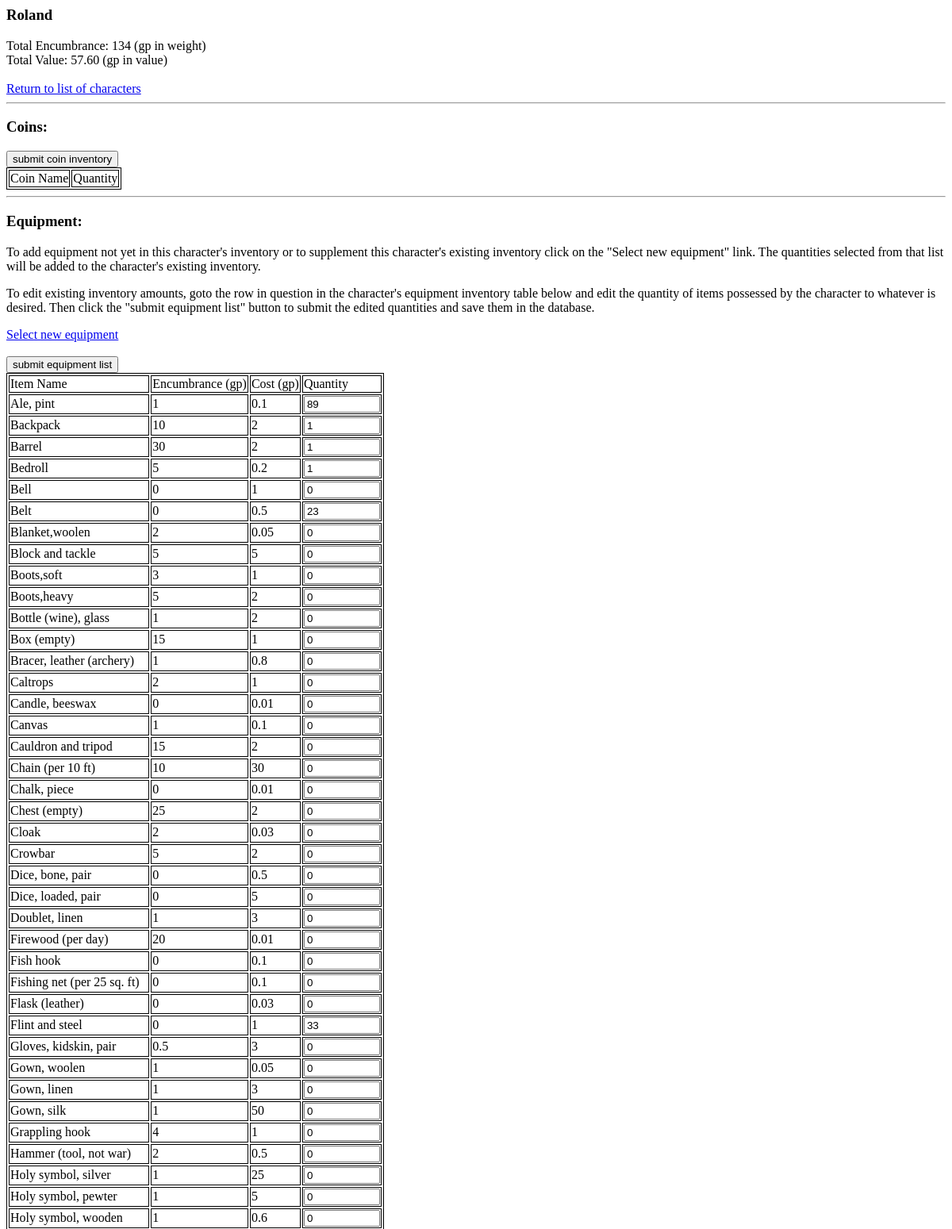
The page /osric_character_tools/equipcharacter.php?CharacterId=1 (upper part) on the database as committed earlier.
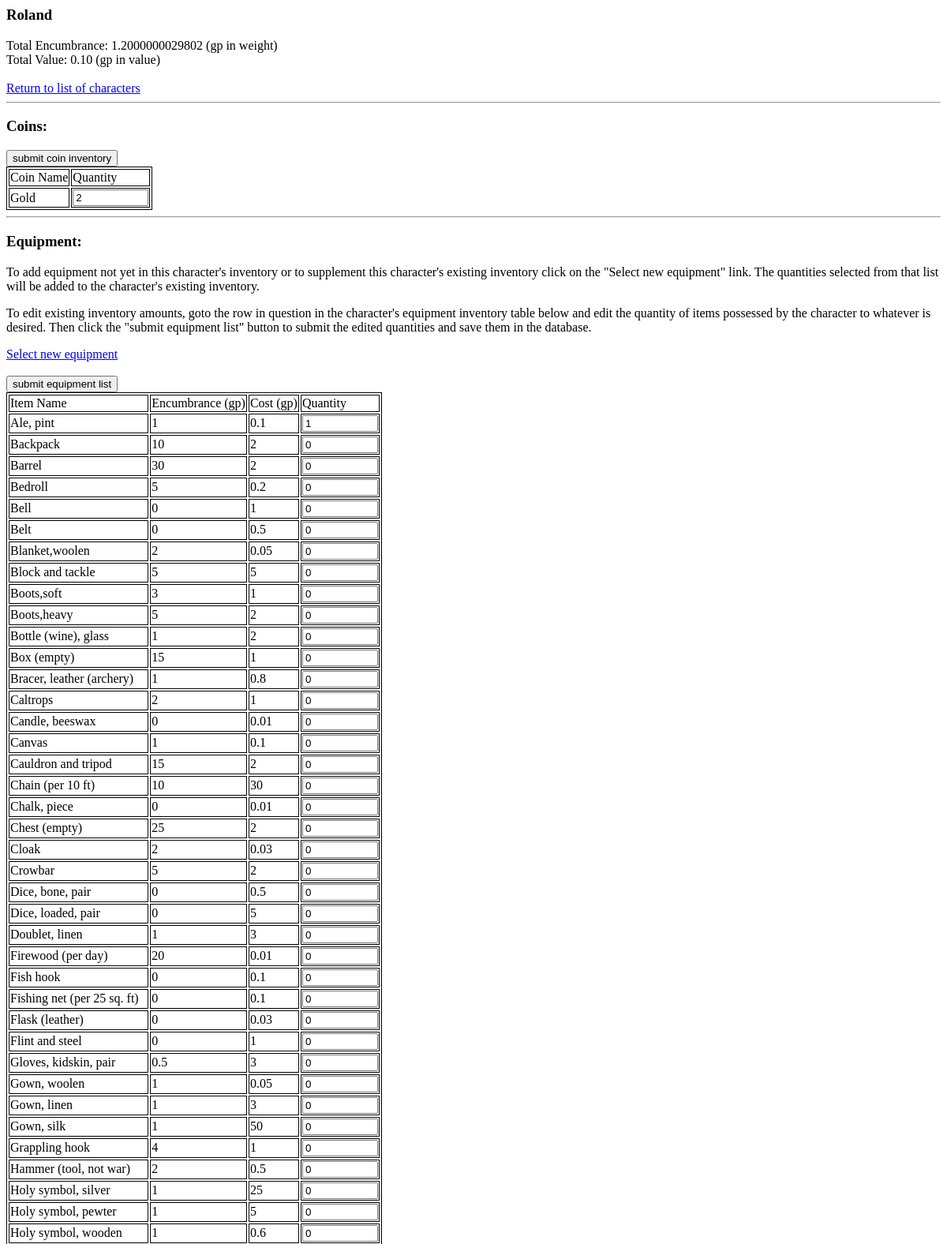
The same page on the database as committed later.
### tables this page shows
CREATE TABLE IF NOT EXISTS `character_items` (
  `CharacterId` bigint(20) NOT NULL,
  `ItemId` bigint(20) NOT NULL,
  `Quantity` int(11) NOT NULL,
  PRIMARY KEY (`CharacterId`,`ItemId`)
);

CREATE TABLE IF NOT EXISTS `items` (
  `ItemName` varchar(64) DEFAULT NULL,
  `ItemEncumbrance` float NOT NULL,
  `ItemCost` float NOT NULL,
  `ItemId` bigint(20) unsigned NOT NULL AUTO_INCREMENT,
  PRIMARY KEY (`ItemId`),
  UNIQUE KEY `ItemId` (`ItemId`)
);

CREATE TABLE IF NOT EXISTS `character_coins` (
  `CharacterId` bigint(20) NOT NULL,
  `CoinId` bigint(20) NOT NULL,
  `Quantity` int(11) NOT NULL,
  PRIMARY KEY (`CharacterId`,`CoinId`)
);

CREATE TABLE IF NOT EXISTS `coins` (
  `CoinId` bigint(20) unsigned NOT NULL AUTO_INCREMENT,
  `CoinName` varchar(16) NOT NULL,
  `CoinValueInGoldCoins` float NOT NULL,
  `CoinEncumbranceInLbs` float NOT NULL,
  PRIMARY KEY (`CoinId`),
  UNIQUE KEY `CoinId` (`CoinId`)
);

### osric_character_tools/inc/characterInventory.inc (called while the page is built, shortened)
<?php
function getTotalItemEncumbrance($cxn, $characterId)
{
	$query = "SELECT SUM(e.TotalItemEncumbrance) AS TotalEncumbrance FROM (SELECT (i.ItemEncumbrance * ci.Quantity) AS TotalItemEncumbrance FROM character_items ci INNER JOIN items i ON ci.ItemId = i.ItemId WHERE ci.CharacterId = '{$characterId}') AS e";
	$result = mysqli_query($cxn,$query) or die("Couldn't execute getTotalEncumbrance query.");
	$row = mysqli_fetch_assoc($result);
	return $row['TotalEncumbrance'];
}
function getTotalCoinEncumbrance($cxn, $characterId)
{
    $query = "SELECT SUM(e.TotalCoinEncumbrance) AS TotalEncumbrance FROM (SELECT (c.CoinEncumbranceInLbs * cc.Quantity) AS TotalCoinEncumbrance FROM character_coins cc INNER JOIN coins c ON cc.CoinId = c.CoinId WHERE cc.CharacterId = '{$characterId}') AS e";
    $result = mysqli_query($cxn,$query) or die("Couldn't execute getTotalCoinEncumbrance.");
    $row = mysqli_fetch_assoc($result);
    return $row['TotalEncumbrance'];
}
function getTotalCost($cxn, $characterId)
{
	$query = "SELECT SUM(e.TotalItemCost) AS TotalCost FROM (SELECT (ci.Quantity * i.ItemCost) AS TotalItemCost FROM character_items ci INNER JOIN items i ON ci.ItemId = i.ItemId WHERE ci.CharacterId = '{$characterId}') AS e";
	$result = mysqli_query($cxn,$query) or die("Couldn't execute getTotalCost query.");
	$row = mysqli_fetch_assoc($result);
	return $row['TotalCost'];
}
?>

### osric_character_tools/equipcharacter.php (the view, shortened to what the changed rows need)
<?php
include("./inc/misc.inc");
include("./inc/characterInventory.inc");
$characterId = $_REQUEST['CharacterId'];
$cxn = mysqli_connect($host,$user,$passwd,$dbname) or die("Couldn't connect to server");
$character = getCharacter($cxn,$characterId);
$characterName = $character['CharacterName'];
$totalItemEncumbrance = getTotalItemEncumbrance($cxn,$characterId);
$totalCoinEncumbrance = getTotalCoinEncumbrance($cxn,$characterId);
$totalEncumbrance = $totalItemEncumbrance + $totalCoinEncumbrance;
$totalValue = getTotalCost($cxn,$characterId);
?>
<html>
<link rel="stylesheet" type="text/css" href="./css/class.css" />
<body>
<form action="editCharacterInventory.php" method="POST">
<?php
echo "<h3>{$characterName}</h3>";
echo "Total Encumbrance: ";
echo "{$totalEncumbrance} (gp in weight)";
echo "<br/>";
echo "Total Value: ";
$totalValueStr = sprintf("%01.2f",$totalValue);
echo "{$totalValueStr} (gp in value)";
echo "<br/><br/>";
echo "<a href='characters.php'>Return to list of characters</a>";
echo "<hr/>";
echo "<h3>Coins:</h3>";
echo "<div><input type='submit' value='submit coin inventory'/></div>";
echo "<table id='osric_character_coins'>";
$query = "SELECT * FROM character_coins cc INNER JOIN coins c on cc.CoinId = c.CoinId WHERE cc.CharacterId = $characterId";
$result = mysqli_query($cxn,$query) or die("Couldn't execute query.");
while($row = mysqli_fetch_assoc($result))
{
    echo "<tr>";
    echo "<td>{$row['CoinName']}</td>";
    $coinId = $row['CoinId'];
	if($row['Quantity']){
		$coinQuantity = $row['Quantity'];
	}
	else {
		$coinQuantity = 0;
	}
	echo "<td><input type='number' min='0' max='9999999' name='editedCoin{$coinId}' value='{$coinQuantity}'></input></td>";
    echo "</tr>";
}
echo "</table>";
echo "<hr/>";
echo "<h3>Equipment:</h3>";
echo "<p>To add equipment not yet in this character's inventory or to supplement this character's existing inventory click on the \"Select new equipment\" link.  The quantities selected from that list will be added to the character's existing inventory.</p>";
echo "<p>To edit existing inventory amounts, goto the row in question in the character's equipment inventory table below and edit the quantity of items possessed by the character to whatever is desired.  Then click the \"submit equipment list\" button to submit the edited quantities and save them in the database.</p>";
echo "<div><a href='selectequipment.php?CharacterId={$characterId}'>Select new equipment</a></div>";
echo "<br/>";
echo "<div><input type='submit' value='submit equipment list'/></div>";
echo "<table id='osric_character_equipment'>";
$query = "SELECT * FROM character_items ci INNER JOIN items i ON ci.ItemId = i.ItemId WHERE ci.CharacterId = $characterId";
$result = mysqli_query($cxn,$query) or die("Couldn't execute query.");
$itemQuantity = 0;
while($row = mysqli_fetch_assoc($result))
{
	echo "<tr>";
	echo "<td>{$row['ItemName']}</td>";
	echo "<td>{$row['ItemEncumbrance']}</td>";
	echo "<td>{$row['ItemCost']}</td>";
	$itemId = $row['ItemId'];
	if($row['Quantity']){
		$itemQuantity = $row['Quantity'];
	}
	else {
		$itemQuantity = 0;
	}
	echo "<td><input type='number' min='0' max='9999999' name='editedItem{$itemId}' value='{$itemQuantity}'></input></td>";
	echo "</tr>";
}
echo "</table>";
?>
</form>
</body>
</html>

Rows that differ between the two databases and show on the page:
added character_coins: CoinId.CoinName "Gold", Quantity "2"
changed character_items "Ale, pint": ItemId+Quantity "89" → "1"
changed character_items "Backpack": Quantity "1" → "0"
changed character_items "Barrel": editedItem3 "1" → "0"
changed character_items "Bedroll": Quantity "1" → "0"
changed character_items "Belt": Quantity "23" → "0"
changed character_items "Flint and steel": Quantity "33" → "0"
Other text that changed with them:
$totalEncumbrance: "134" → "1.2000000029802"
$totalValueStr: "57.60" → "0.10"
